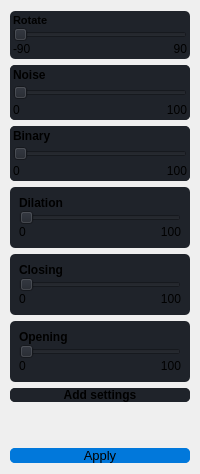
     <widget class="QWidget" name="menuLayout" native="true">
      <layout class="QVBoxLayout" name="verticalLayout" stretch="1,1,1,1,1,1,1,0,1">
       <property name="leftMargin">
        <number>10</number>
       </property>
       <property name="rightMargin">
        <number>10</number>
       </property>
       <item>
        <widget class="QFrame" name="frame_contract">
         <property name="sizePolicy">
          <sizepolicy hsizetype="Preferred" vsizetype="Preferred">
           <horstretch>0</horstretch>
           <verstretch>0</verstretch>
          </sizepolicy>
         </property>
         <property name="styleSheet">
          <string notr="true">background-color: rgb(31, 35, 42);
border-radius: 5px;</string>
         </property>
         <property name="frameShape">
          <enum>QFrame::StyledPanel</enum>
         </property>
         <property name="frameShadow">
          <enum>QFrame::Raised</enum>
         </property>
         <layout class="QVBoxLayout" name="verticalLayout_5" stretch="0">
          <property name="spacing">
           <number>3</number>
          </property>
          <property name="leftMargin">
           <number>3</number>
          </property>
          <property name="topMargin">
           <number>3</number>
          </property>
          <property name="rightMargin">
           <number>3</number>
          </property>
          <property name="bottomMargin">
           <number>3</number>
          </property>
          <item>
           <widget class="QFrame" name="frame">
            <property name="frameShape">
             <enum>QFrame::NoFrame</enum>
            </property>
            <property name="frameShadow">
             <enum>QFrame::Raised</enum>
            </property>
            <layout class="QGridLayout" name="gridLayout">
             <property name="leftMargin">
              <number>0</number>
             </property>
             <property name="topMargin">
              <number>0</number>
             </property>
             <property name="rightMargin">
              <number>0</number>
             </property>
             <property name="bottomMargin">
              <number>0</number>
             </property>
             <property name="spacing">
              <number>0</number>
             </property>
             <item row="2" column="1">
              <widget class="QLabel" name="contrast_max">
               <property name="layoutDirection">
                <enum>Qt::LeftToRight</enum>
               </property>
               <property name="text">
                <string>90</string>
               </property>
               <property name="textFormat">
                <enum>Qt::AutoText</enum>
               </property>
               <property name="scaledContents">
                <bool>false</bool>
               </property>
               <property name="alignment">
                <set>Qt::AlignRight|Qt::AlignTrailing|Qt::AlignVCenter</set>
               </property>
               <property name="margin">
                <number>0</number>
               </property>
              </widget>
             </item>
             <item row="0" column="0">
              <widget class="QLabel" name="contrast_text">
               <property name="font">
                <font>
                 <pointsize>8</pointsize>
                 <weight>75</weight>
                 <bold>true</bold>
                </font>
               </property>
               <property name="text">
                <string>Rotate</string>
               </property>
              </widget>
             </item>
             <item row="1" column="0" colspan="2">
              <widget class="QSlider" name="slider_rotation">
               <property name="orientation">
                <enum>Qt::Horizontal</enum>
               </property>
              </widget>
             </item>
             <item row="2" column="0">
              <widget class="QLabel" name="contrast_min">
               <property name="text">
                <string>-90</string>
               </property>
              </widget>
             </item>
            </layout>
           </widget>
          </item>
         </layout>
        </widget>
       </item>
       <item>
        <widget class="QFrame" name="frame_noise">
         <property name="styleSheet">
          <string notr="true">background-color: rgb(31, 35, 42);
border-radius: 5px;</string>
         </property>
         <property name="frameShape">
          <enum>QFrame::StyledPanel</enum>
         </property>
         <property name="frameShadow">
          <enum>QFrame::Raised</enum>
         </property>
         <layout class="QVBoxLayout" name="verticalLayout_2">
          <property name="spacing">
           <number>0</number>
          </property>
          <property name="leftMargin">
           <number>0</number>
          </property>
          <property name="topMargin">
           <number>0</number>
          </property>
          <property name="rightMargin">
           <number>0</number>
          </property>
          <property name="bottomMargin">
           <number>0</number>
          </property>
          <item>
           <widget class="QFrame" name="frame_3">
            <property name="styleSheet">
             <string notr="true"/>
            </property>
            <property name="frameShape">
             <enum>QFrame::NoFrame</enum>
            </property>
            <property name="frameShadow">
             <enum>QFrame::Raised</enum>
            </property>
            <layout class="QGridLayout" name="gridLayout_2">
             <property name="leftMargin">
              <number>3</number>
             </property>
             <property name="topMargin">
              <number>3</number>
             </property>
             <property name="rightMargin">
              <number>3</number>
             </property>
             <property name="bottomMargin">
              <number>3</number>
             </property>
             <property name="spacing">
              <number>3</number>
             </property>
             <item row="2" column="1">
              <widget class="QLabel" name="noise_max">
               <property name="layoutDirection">
                <enum>Qt::LeftToRight</enum>
               </property>
               <property name="text">
                <string>100</string>
               </property>
               <property name="textFormat">
                <enum>Qt::AutoText</enum>
               </property>
               <property name="scaledContents">
                <bool>false</bool>
               </property>
               <property name="alignment">
                <set>Qt::AlignRight|Qt::AlignTrailing|Qt::AlignVCenter</set>
               </property>
               <property name="margin">
                <number>0</number>
               </property>
              </widget>
             </item>
             <item row="2" column="0">
              <widget class="QLabel" name="noise_min">
               <property name="text">
                <string>0</string>
               </property>
              </widget>
             </item>
             <item row="1" column="0" colspan="2">
              <widget class="QSlider" name="slider_noise">
               <property name="orientation">
                <enum>Qt::Horizontal</enum>
               </property>
              </widget>
             </item>
             <item row="0" column="0">
              <widget class="QLabel" name="noise_text">
               <property name="font">
                <font>
                 <weight>75</weight>
                 <bold>true</bold>
                </font>
               </property>
               <property name="text">
                <string>Noise</string>
               </property>
              </widget>
             </item>
            </layout>
           </widget>
          </item>
         </layout>
        </widget>
       </item>
       <item>
        <widget class="QFrame" name="frame_binary">
         <property name="styleSheet">
          <string notr="true">background-color: rgb(31, 35, 42);
border-radius: 5px;

</string>
         </property>
         <property name="frameShape">
          <enum>QFrame::StyledPanel</enum>
         </property>
         <property name="frameShadow">
          <enum>QFrame::Raised</enum>
         </property>
         <layout class="QVBoxLayout" name="verticalLayout_3">
          <property name="spacing">
           <number>0</number>
          </property>
          <property name="leftMargin">
           <number>0</number>
          </property>
          <property name="topMargin">
           <number>0</number>
          </property>
          <property name="rightMargin">
           <number>0</number>
          </property>
          <property name="bottomMargin">
           <number>0</number>
          </property>
          <item>
           <widget class="QFrame" name="frame_2">
            <property name="frameShape">
             <enum>QFrame::NoFrame</enum>
            </property>
            <property name="frameShadow">
             <enum>QFrame::Raised</enum>
            </property>
            <layout class="QGridLayout" name="gridLayout_3">
             <property name="leftMargin">
              <number>3</number>
             </property>
             <property name="topMargin">
              <number>3</number>
             </property>
             <property name="rightMargin">
              <number>3</number>
             </property>
             <property name="bottomMargin">
              <number>3</number>
             </property>
             <property name="spacing">
              <number>3</number>
             </property>
             <item row="2" column="0">
              <widget class="QLabel" name="binary_min">
               <property name="text">
                <string>0</string>
               </property>
              </widget>
             </item>
             <item row="0" column="0">
              <widget class="QLabel" name="binary_text">
               <property name="font">
                <font>
                 <weight>75</weight>
                 <bold>true</bold>
                </font>
               </property>
               <property name="text">
                <string>Binary</string>
               </property>
              </widget>
             </item>
             <item row="2" column="1">
              <widget class="QLabel" name="binary_max">
               <property name="layoutDirection">
                <enum>Qt::LeftToRight</enum>
               </property>
               <property name="text">
                <string>100</string>
               </property>
               <property name="textFormat">
                <enum>Qt::AutoText</enum>
               </property>
               <property name="scaledContents">
                <bool>false</bool>
               </property>
               <property name="alignment">
                <set>Qt::AlignRight|Qt::AlignTrailing|Qt::AlignVCenter</set>
               </property>
               <property name="margin">
                <number>0</number>
               </property>
              </widget>
             </item>
             <item row="1" column="0" colspan="2">
              <widget class="QSlider" name="slider_binary">
               <property name="orientation">
                <enum>Qt::Horizontal</enum>
               </property>
              </widget>
             </item>
            </layout>
           </widget>
          </item>
         </layout>
        </widget>
       </item>
       <item>
        <widget class="QFrame" name="frame_dilation">
         <property name="styleSheet">
          <string notr="true">background-color: rgb(31, 35, 42);
border-radius: 5px;</string>
         </property>
         <property name="frameShape">
          <enum>QFrame::StyledPanel</enum>
         </property>
         <property name="frameShadow">
          <enum>QFrame::Raised</enum>
         </property>
         <layout class="QVBoxLayout" name="verticalLayout_9">
          <item>
           <widget class="QFrame" name="frame_5">
            <property name="frameShape">
             <enum>QFrame::NoFrame</enum>
            </property>
            <property name="frameShadow">
             <enum>QFrame::Raised</enum>
            </property>
            <layout class="QGridLayout" name="gridLayout_6">
             <property name="leftMargin">
              <number>0</number>
             </property>
             <property name="topMargin">
              <number>0</number>
             </property>
             <property name="rightMargin">
              <number>0</number>
             </property>
             <property name="bottomMargin">
              <number>0</number>
             </property>
             <property name="spacing">
              <number>0</number>
             </property>
             <item row="2" column="0">
              <widget class="QLabel" name="dilation_min">
               <property name="text">
                <string>0</string>
               </property>
              </widget>
             </item>
             <item row="0" column="0">
              <widget class="QLabel" name="dilation_text">
               <property name="font">
                <font>
                 <weight>75</weight>
                 <bold>true</bold>
                </font>
               </property>
               <property name="text">
                <string>Dilation</string>
               </property>
              </widget>
             </item>
             <item row="2" column="1">
              <widget class="QLabel" name="dilation_max">
               <property name="layoutDirection">
                <enum>Qt::LeftToRight</enum>
               </property>
               <property name="text">
                <string>100</string>
               </property>
               <property name="textFormat">
                <enum>Qt::AutoText</enum>
               </property>
               <property name="scaledContents">
                <bool>false</bool>
               </property>
               <property name="alignment">
                <set>Qt::AlignRight|Qt::AlignTrailing|Qt::AlignVCenter</set>
               </property>
               <property name="margin">
                <number>0</number>
               </property>
              </widget>
             </item>
             <item row="1" column="0" colspan="2">
              <widget class="QSlider" name="slider_dilation">
               <property name="orientation">
                <enum>Qt::Horizontal</enum>
               </property>
              </widget>
             </item>
            </layout>
           </widget>
          </item>
         </layout>
        </widget>
       </item>
       <item>
        <widget class="QFrame" name="frame_closing">
         <property name="styleSheet">
          <string notr="true">background-color: rgb(31, 35, 42);
border-radius: 5px;</string>
         </property>
         <property name="frameShape">
          <enum>QFrame::StyledPanel</enum>
         </property>
         <property name="frameShadow">
          <enum>QFrame::Raised</enum>
         </property>
         <layout class="QVBoxLayout" name="verticalLayout_8">
          <item>
           <widget class="QFrame" name="frame_4">
            <property name="frameShape">
             <enum>QFrame::NoFrame</enum>
            </property>
            <property name="frameShadow">
             <enum>QFrame::Raised</enum>
            </property>
            <layout class="QGridLayout" name="gridLayout_5">
             <property name="leftMargin">
              <number>0</number>
             </property>
             <property name="topMargin">
              <number>0</number>
             </property>
             <property name="rightMargin">
              <number>0</number>
             </property>
             <property name="bottomMargin">
              <number>0</number>
             </property>
             <property name="spacing">
              <number>0</number>
             </property>
             <item row="2" column="0">
              <widget class="QLabel" name="closing_min">
               <property name="text">
                <string>0</string>
               </property>
              </widget>
             </item>
             <item row="0" column="0">
              <widget class="QLabel" name="closing_text">
               <property name="font">
                <font>
                 <weight>75</weight>
                 <bold>true</bold>
                </font>
               </property>
               <property name="text">
                <string>Closing</string>
               </property>
              </widget>
             </item>
             <item row="2" column="1">
              <widget class="QLabel" name="closing_max">
               <property name="layoutDirection">
                <enum>Qt::LeftToRight</enum>
               </property>
               <property name="text">
                <string>100</string>
               </property>
               <property name="textFormat">
                <enum>Qt::AutoText</enum>
               </property>
               <property name="scaledContents">
                <bool>false</bool>
               </property>
               <property name="alignment">
                <set>Qt::AlignRight|Qt::AlignTrailing|Qt::AlignVCenter</set>
               </property>
               <property name="margin">
                <number>0</number>
               </property>
              </widget>
             </item>
             <item row="1" column="0" colspan="2">
              <widget class="QSlider" name="slider_closing">
               <property name="orientation">
                <enum>Qt::Horizontal</enum>
               </property>
              </widget>
             </item>
            </layout>
           </widget>
          </item>
         </layout>
        </widget>
       </item>
       <item>
        <widget class="QFrame" name="frame_opening">
         <property name="styleSheet">
          <string notr="true">background-color: rgb(31, 35, 42);
border-radius: 5px;</string>
         </property>
         <property name="frameShape">
          <enum>QFrame::StyledPanel</enum>
         </property>
         <property name="frameShadow">
          <enum>QFrame::Raised</enum>
         </property>
         <layout class="QVBoxLayout" name="verticalLayout_10">
          <item>
           <widget class="QFrame" name="frame_6">
            <property name="frameShape">
             <enum>QFrame::NoFrame</enum>
            </property>
            <property name="frameShadow">
             <enum>QFrame::Raised</enum>
            </property>
            <layout class="QGridLayout" name="gridLayout_7">
             <property name="leftMargin">
              <number>0</number>
             </property>
             <property name="topMargin">
              <number>0</number>
             </property>
             <property name="rightMargin">
              <number>0</number>
             </property>
             <property name="bottomMargin">
              <number>0</number>
             </property>
             <property name="spacing">
              <number>0</number>
             </property>
             <item row="2" column="0">
              <widget class="QLabel" name="opening_min">
               <property name="text">
                <string>0</string>
               </property>
              </widget>
             </item>
             <item row="0" column="0">
              <widget class="QLabel" name="opening_text">
               <property name="font">
                <font>
                 <weight>75</weight>
                 <bold>true</bold>
                </font>
               </property>
               <property name="text">
                <string>Opening</string>
               </property>
              </widget>
             </item>
             <item row="2" column="1">
              <widget class="QLabel" name="opening_max">
               <property name="layoutDirection">
                <enum>Qt::LeftToRight</enum>
               </property>
               <property name="text">
                <string>100</string>
               </property>
               <property name="textFormat">
                <enum>Qt::AutoText</enum>
               </property>
               <property name="scaledContents">
                <bool>false</bool>
               </property>
               <property name="alignment">
                <set>Qt::AlignRight|Qt::AlignTrailing|Qt::AlignVCenter</set>
               </property>
               <property name="margin">
                <number>0</number>
               </property>
              </widget>
             </item>
             <item row="1" column="0" colspan="2">
              <widget class="QSlider" name="slider_opening">
               <property name="orientation">
                <enum>Qt::Horizontal</enum>
               </property>
              </widget>
             </item>
            </layout>
           </widget>
          </item>
         </layout>
        </widget>
       </item>
       <item>
        <widget class="QFrame" name="frame_settings">
         <property name="styleSheet">
          <string notr="true">background-color: rgb(31, 35, 42);
border-radius: 5px;</string>
         </property>
         <property name="frameShape">
          <enum>QFrame::StyledPanel</enum>
         </property>
         <property name="frameShadow">
          <enum>QFrame::Raised</enum>
         </property>
         <layout class="QVBoxLayout" name="verticalLayout_6">
          <property name="spacing">
           <number>0</number>
          </property>
          <property name="leftMargin">
           <number>0</number>
          </property>
          <property name="topMargin">
           <number>0</number>
          </property>
          <property name="rightMargin">
           <number>0</number>
          </property>
          <property name="bottomMargin">
           <number>0</number>
          </property>
          <item>
           <widget class="QPushButton" name="pushButton_settings">
            <property name="enabled">
             <bool>true</bool>
            </property>
            <property name="sizePolicy">
             <sizepolicy hsizetype="Preferred" vsizetype="Preferred">
              <horstretch>0</horstretch>
              <verstretch>0</verstretch>
             </sizepolicy>
            </property>
            <property name="font">
             <font>
              <weight>75</weight>
              <bold>true</bold>
             </font>
            </property>
            <property name="mouseTracking">
             <bool>true</bool>
            </property>
            <property name="styleSheet">
             <string notr="true">QPushButton:pressed {
    background-color: rgb(22, 25, 29);
    border-style: inset; 
}
</string>
            </property>
            <property name="text">
             <string>Add settings</string>
            </property>
           </widget>
          </item>
         </layout>
        </widget>
       </item>
       <item>
        <spacer name="verticalSpacer">
         <property name="orientation">
          <enum>Qt::Vertical</enum>
         </property>
         <property name="sizeHint" stdset="0">
          <size>
           <width>20</width>
           <height>40</height>
          </size>
         </property>
        </spacer>
       </item>
       <item>
        <widget class="QFrame" name="frame_accuracy">
         <property name="styleSheet">
          <string notr="true">background-color: rgb(1, 120, 219);
border-radius: 5px;</string>
         </property>
         <property name="frameShape">
          <enum>QFrame::StyledPanel</enum>
         </property>
         <property name="frameShadow">
          <enum>QFrame::Raised</enum>
         </property>
         <layout class="QVBoxLayout" name="verticalLayout_7">
          <property name="spacing">
           <number>0</number>
          </property>
          <property name="leftMargin">
           <number>0</number>
          </property>
          <property name="topMargin">
           <number>0</number>
          </property>
          <property name="rightMargin">
           <number>0</number>
          </property>
          <property name="bottomMargin">
           <number>0</number>
          </property>
          <item>
           <widget class="QPushButton" name="pushButton_apply">
            <property name="sizePolicy">
             <sizepolicy hsizetype="Minimum" vsizetype="Minimum">
              <horstretch>0</horstretch>
              <verstretch>0</verstretch>
             </sizepolicy>
            </property>
            <property name="font">
             <font>
              <pointsize>10</pointsize>
             </font>
            </property>
            <property name="mouseTracking">
             <bool>true</bool>
            </property>
            <property name="tabletTracking">
             <bool>false</bool>
            </property>
            <property name="contextMenuPolicy">
             <enum>Qt::DefaultContextMenu</enum>
            </property>
            <property name="styleSheet">
             <string notr="true">QPushButton:pressed {
    background-color: rgb(22, 25, 29);
    border-style: inset; 
}
</string>
            </property>
            <property name="text">
             <string>Apply</string>
            </property>
            <property name="icon">
             <iconset resource="resources.qrc">
              <normaloff>:/icons-apply.png</normaloff>:/icons-apply.png</iconset>
            </property>
            <property name="iconSize">
             <size>
              <width>12</width>
              <height>12</height>
             </size>
            </property>
            <property name="checkable">
             <bool>true</bool>
            </property>
            <property name="checked">
             <bool>true</bool>
            </property>
           </widget>
          </item>
         </layout>
        </widget>
       </item>
      </layout>
     </widget>
